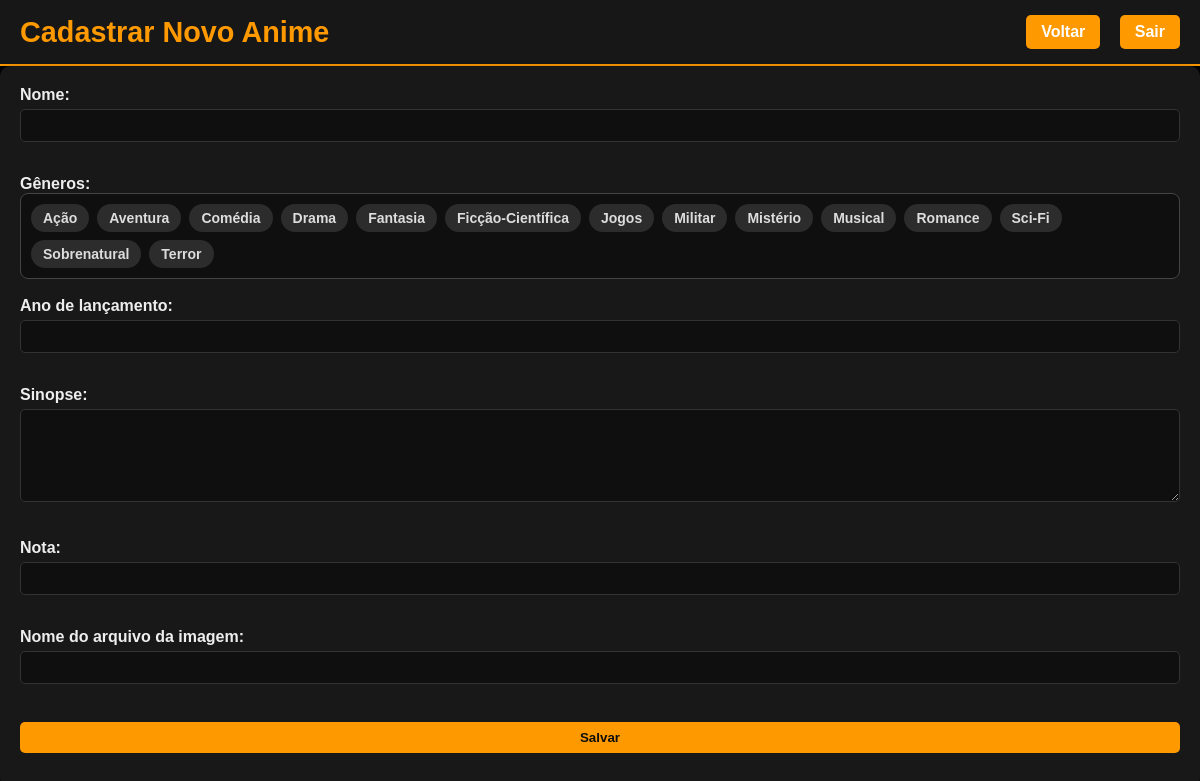
/PHP/admin/animes/anime_form.php (signed in), run on the app's committed database.
### tables this page shows
CREATE TABLE `generos` (
  `id` int(11) NOT NULL,
  `nome` varchar(100) NOT NULL,
  `id_destaque` tinyint(1) DEFAULT 0
);

### PHP/admin/animes/anime_form.php (the view, shortened to what this page needs)
<?php
require __DIR__ . '/../../shared/conexao.php';
$id = $_GET['id'] ?? null;
$anime = [
    'nome' => '',
    'nota' => '',
    'capa' => '',
    'sinopse' => '',
    'ano' => ''
];
$todosGeneros = $pdo->query("SELECT * FROM generos ORDER BY nome")->fetchAll();
?>
<!DOCTYPE html>
<html lang="pt-BR">
<head>
    <link rel="stylesheet" href="../../../CSS/style.css?v=2" />
</head>
<body class="admin">
    <div class="admin-links">
        <h1><?= $id ? "Editar Anime" : "Cadastrar Novo Anime" ?></h1>
        <nav>
            <a href="admin_animes.php" class="admin-btn">Voltar</a>
            <a href="logout.php" class="admin-btn">Sair</a>
        </nav>
    </div>
    <main class="admin-form">
        <form method="post">
            <label>Nome:</label><br>
            <input type="text" name="nome" value="<?= htmlspecialchars($anime['nome']) ?>" required><br><br>
            <label>Gêneros:</label><br>
            <div class="generos-container">
              <?php foreach($todosGeneros as $g): ?>
                <label class="genero-chip">
                <span><?= htmlspecialchars($g['nome']) ?></span>
                </label>
              <?php endforeach; ?>
            </div><br>
            <label>Ano de lançamento:</label><br>
            <input type="number" name="ano" value="<?= htmlspecialchars($anime['ano']) ?>" required><br><br>
            <label>Sinopse:</label><br>
            <textarea name="sinopse" rows="5" required><?= htmlspecialchars($anime['sinopse']) ?></textarea><br><br>
            <label>Nota:</label><br>
            <input type="number" name="nota" step="0.1" min="0" max="10" value="<?= htmlspecialchars($anime['nota']) ?>" required><br><br>
            <label>Nome do arquivo da imagem:</label><br>
            <input type="text" name="capa" value="<?= htmlspecialchars($anime['capa']) ?>" required><br><br>
            <input type="submit" value="Salvar" class="admin-btn">
        </form>
    </main>
</body>
</html>

### CSS/style.css (style rules this page uses)
* { margin: 0; padding: 0; box-sizing: border-box; }
html, body { background-color: rgb(0, 0, 0); font-family: Arial, sans-serif; background-image: url('../img/earth-1756274.jpg'); background-size: cover; background-repeat: no-repeat; background-position: center; min-height: 100vh; color: #eee; overflow-x: hidden; }
.admin .admin-links { background-color: rgba(26, 26, 26, 0.9); padding: 15px 20px; display: flex; justify-content: space-between; align-items: center; flex-wrap: wrap; border-bottom: 2px solid #ff9900; }
.admin .admin-links h1 { font-size: 1.8rem; color: #ff9900; }
.admin .admin-links nav a { color: #fff; text-decoration: none; margin-left: 15px; font-weight: bold; transition: 0.3s; }
.admin .admin-btn, .admin .admin-anime-table a { display: inline-block; padding: 8px 15px; border-radius: 5px; text-decoration: none; color: #fff; font-weight: bold; transition: 0.3s; cursor: pointer; }
.admin .admin-btn { background-color: #ff9900; border: none; }
.admin .admin-form { background-color: rgba(26, 26, 26, 0.95); padding: 20px; border-radius: 10px; box-shadow: 0 4px 10px rgba(0, 0, 0, 0.5); }
.admin .admin-form label { font-weight: bold; }
.admin .admin-form input, .admin .admin-form select, .admin .admin-form textarea { width: 100%; padding: 8px 10px; margin-top: 5px; margin-bottom: 15px; border-radius: 5px; border: 1px solid #333; background-color: #0f0f0f; color: #fff; }
.admin .admin-form input[type="submit"], .admin .admin-form button { background-color: #ff9900; color: #0f0f0f; border: none; cursor: pointer; }
.admin .generos-container { display: flex; flex-wrap: wrap; gap: 8px; max-height: 220px; overflow-y: auto; padding: 10px; border: 1px solid #444; border-radius: 8px; background-color: #0f0f0f; }
.admin .generos-container label { display: inline-block; padding: 6px 12px; border-radius: 20px; background-color: #2c2c2c; color: #ddd; cursor: pointer; font-size: 14px; transition: all 0.2s; user-select: none; }

### data on the page
generos: nome "Ação"
generos: nome "Aventura"
generos: nome "Comédia"
generos: nome "Drama"
generos: nome "Fantasia"
generos: nome "Ficção-Científica"
generos: nome "Jogos"
generos: nome "Militar"
generos: nome "Mistério"
generos: nome "Musical"
generos: nome "Romance"
generos: nome "Sci-Fi"
generos: nome "Sobrenatural"
generos: nome "Terror"
